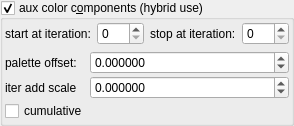
    <widget class="MyGroupBox" name="groupCheck_fold_color_aux_color_enabled_false">
     <property name="title">
      <string>aux color c&amp;omponents (hybrid use)</string>
     </property>
     <property name="checkable">
      <bool>true</bool>
     </property>
     <layout class="QVBoxLayout" name="verticalLayout_12">
      <property name="leftMargin">
       <number>2</number>
      </property>
      <property name="topMargin">
       <number>2</number>
      </property>
      <property name="rightMargin">
       <number>2</number>
      </property>
      <property name="bottomMargin">
       <number>2</number>
      </property>
      <item>
       <layout class="QHBoxLayout" name="horizontalLayout_21" stretch="0,1,0,1">
        <item>
         <widget class="QLabel" name="label_102">
          <property name="text">
           <string>start at iteration:</string>
          </property>
         </widget>
        </item>
        <item>
         <widget class="MySpinBox" name="spinboxInt_fold_color_start_iterations_A">
          <property name="sizePolicy">
           <sizepolicy hsizetype="Minimum" vsizetype="Maximum">
            <horstretch>0</horstretch>
            <verstretch>0</verstretch>
           </sizepolicy>
          </property>
          <property name="minimum">
           <number>0</number>
          </property>
          <property name="maximum">
           <number>999</number>
          </property>
          <property name="value">
           <number>0</number>
          </property>
         </widget>
        </item>
        <item>
         <widget class="QLabel" name="label_74">
          <property name="text">
           <string>stop at iteration:</string>
          </property>
         </widget>
        </item>
        <item>
         <widget class="MySpinBox" name="spinboxInt_fold_color_stop_iterations_A">
          <property name="sizePolicy">
           <sizepolicy hsizetype="Preferred" vsizetype="Maximum">
            <horstretch>0</horstretch>
            <verstretch>0</verstretch>
           </sizepolicy>
          </property>
          <property name="maximum">
           <number>999</number>
          </property>
         </widget>
        </item>
       </layout>
      </item>
      <item>
       <layout class="QGridLayout" name="gridLayout_33" columnstretch="0,1">
        <property name="spacing">
         <number>2</number>
        </property>
        <item row="1" column="1">
         <widget class="MyDoubleSpinBox" name="spinbox_fold_color_difs0">
          <property name="sizePolicy">
           <sizepolicy hsizetype="Minimum" vsizetype="Maximum">
            <horstretch>0</horstretch>
            <verstretch>0</verstretch>
           </sizepolicy>
          </property>
          <property name="prefix">
           <string/>
          </property>
          <property name="suffix">
           <string/>
          </property>
          <property name="decimals">
           <number>6</number>
          </property>
          <property name="minimum">
           <double>-99.998999999999995</double>
          </property>
          <property name="maximum">
           <double>99.998999999999995</double>
          </property>
          <property name="singleStep">
           <double>0.100000000000000</double>
          </property>
          <property name="value">
           <double>0.000000000000000</double>
          </property>
         </widget>
        </item>
        <item row="0" column="0">
         <widget class="QLabel" name="label_291">
          <property name="text">
           <string>palette offset:</string>
          </property>
         </widget>
        </item>
        <item row="0" column="1">
         <widget class="MyDoubleSpinBox" name="spinbox4_fold_color_difs_0000_y">
          <property name="sizePolicy">
           <sizepolicy hsizetype="Minimum" vsizetype="Maximum">
            <horstretch>0</horstretch>
            <verstretch>0</verstretch>
           </sizepolicy>
          </property>
          <property name="prefix">
           <string/>
          </property>
          <property name="suffix">
           <string/>
          </property>
          <property name="decimals">
           <number>6</number>
          </property>
          <property name="minimum">
           <double>-100.000000000000000</double>
          </property>
          <property name="maximum">
           <double>100.000000000000000</double>
          </property>
          <property name="singleStep">
           <double>0.100000000000000</double>
          </property>
         </widget>
        </item>
        <item row="2" column="0">
         <widget class="MyCheckBox" name="checkBox_fold_color_aux_color_enabledB_false">
          <property name="text">
           <string notr="true">cumulative</string>
          </property>
         </widget>
        </item>
        <item row="1" column="0">
         <widget class="QLabel" name="label_292">
          <property name="text">
           <string>iter add scale</string>
          </property>
         </widget>
        </item>
       </layout>
      </item>
     </layout>
    </widget>
